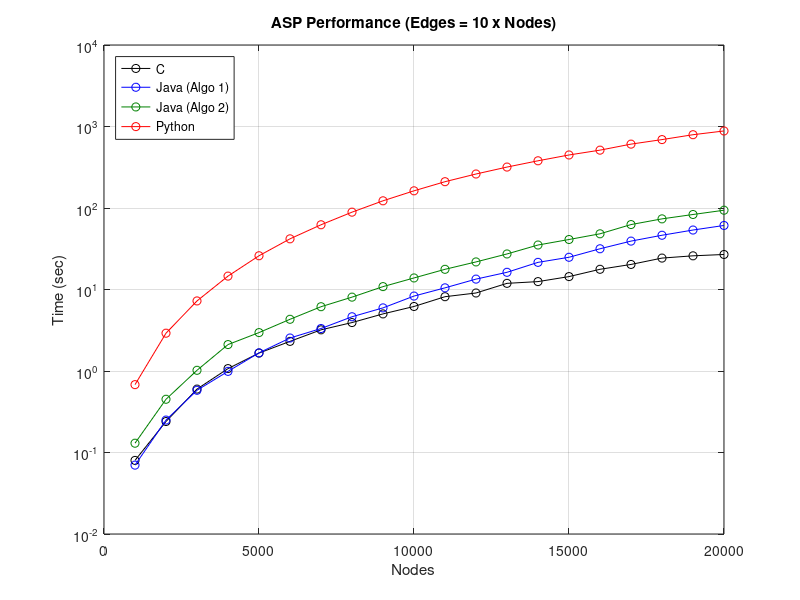

Reproduce this figure in MATLAB. (Note: this script raises an error after producing the figure.)
function plot_points

makePDF = 1;

points_py = csvread('data/python.csv');
points_java_algo1 = csvread('data/java-algo1.csv');
points_java_algo2 = csvread('data/java-algo2.csv');
points_c = csvread('data/c.csv');

clf; hold on;


plot_set(points_c, 'k');
plot_set(points_java_algo1, 'b');
plot_set(points_java_algo2, [0 0.5 0]);
plot_set(points_py, 'r');

xlabel('Nodes');
ylabel('Time (sec)');
title('ASP Performance (Edges = 10 x Nodes)');

grid on;

legs = {'C', 'Java (Algo 1)', 'Java (Algo 2)', 'Python'};


legend(legs, 'Location', 'NorthWest');

box on;

set(gca, 'yscale', 'log');

ylim([1e-2 1e4]);

if makePDF == 1

    makeLines1pt();

	ppdf2('results/plot_points.pdf', [12 8]);

end

end

function plot_set(points, col)

nnodes = points(:, 1);
% nedges = points(:, 2);
time = points(:, 3:end);


plot(nnodes, time, '-o', 'color', col);

end